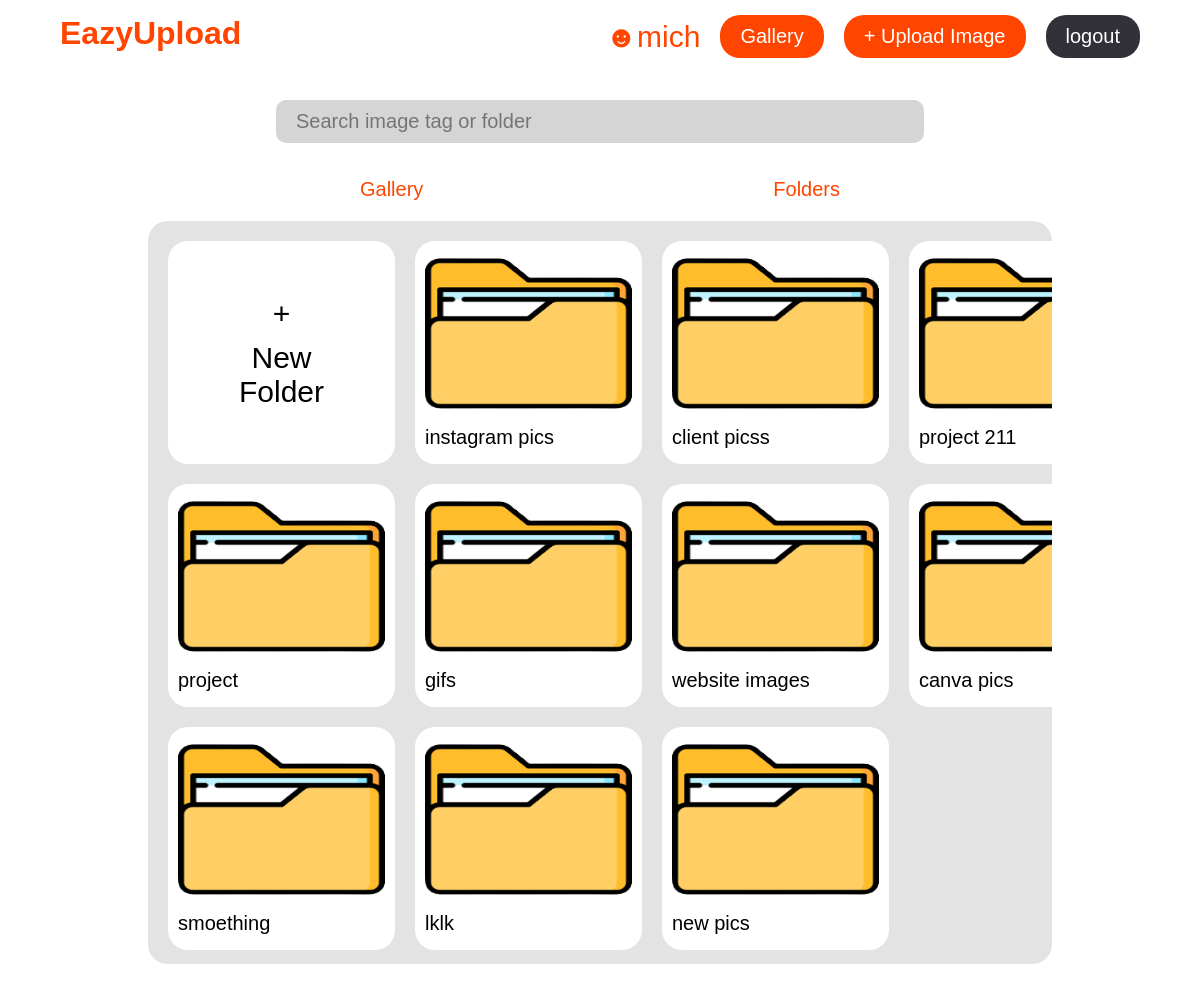
Page /folders/ (signed in) on the committed database.
### app/models.py (models this page shows, shortened)
class Folder(models.Model):
    user = models.ForeignKey(User, on_delete=models.CASCADE, null=True, blank=True)
    name = models.CharField(max_length=100)
    created = models.DateTimeField(auto_now_add=True)

### app/views.py (the view)
# urls.py: path('folders/', folders, name="folders"),
@login_required(login_url='login')
def folders(request):
    q = request.GET.get('q') if request.GET.get('q') != None else ''
    folders = Folder.objects.filter(user = request.user, name__icontains = q)
    context = {
        'folders': folders,
    }
    return render(request, 'app/folders.html', context)

### app/templates/app/folders.html (shortened to what this page needs)
{% extends "app/galleryBase.html" %}
{% load static %}
{% block container %}
<div class="folders">
    <a href="{% url 'create-folder' %}" class="new-folder">
        <p>+</p>
        <p>New Folder</p>
    </a>
    {% for folder in folders  %}
    <a href="{% url 'folder' folder.id %}">
      <div class="folder">
      <img src='{% static "images/folder.png" %}' alt="">
      <p>{{folder.name}}</p>
    </div>
  </a>
    {% endfor %}
    <div></div>
  </div>
{% endblock container %}

### templates/nav.html (shortened to what this page needs)
{% load static %}
<link rel="stylesheet" href='{% static "css/nav.css" %}'>
<header>
    <a href='{% url "welcome" %}' class="logo">
        <h1>EazyUpload</h1>
    </a>
    <nav>
        {% if request.user.is_authenticated %}
        <p> &#x263B;{{request.user.username}}</p>
        <a href='{% url "gallery" %}'>Gallery</a>
        <a href='{% url "upload" %}'>+ Upload Image</a>
        <a href='{% url "logout" %}' class="dark-purple">logout</a>
        {% else %}
        <a href='{% url "login" %}' class="dark-purple">Login</a>
        <a href="{% url 'register' %}">Register</a>
        {% endif %}
    </nav>
</header>

### static/css/base.css (style rules this page uses)
* { margin: 0; padding: 0; text-decoration: none; list-style: none; font-family: sans-serif; }

### static/css/nav.css (style rules this page uses)
header { display: flex; justify-content: space-between; position: fixed; top: 0; right: 0; left: 0; padding: 15px 5%; color: orangered; backdrop-filter: blur(20px); z-index: 10000; }
.logo { color: orangered; }
nav { display: flex; align-items: center; gap: 20px; }
nav a { font-size: 20px; color: white; padding: 10px 20px; background-color: orangered; border-radius: 20px; }
.dark-purple { background-color: #32313A; }
nav p { font-size: 30px; cursor: pointer; }

### static/css/gallery.css (style rules this page uses)
a { color: black; }
.folders { display: grid; grid-template-columns: repeat(4, 227px); gap: 20px; }
.folder { border-radius: 20px; display: flex; flex-direction: column; background-color: white; gap: 10px; cursor: pointer; height: fit-content; padding: 10px; }
.folder img { width: 100%; height: 165px; }
.folder p { font-size: 20px; padding-bottom: 5px; }
.new-folder { border-radius: 20px; display: flex; flex-direction: column; background-color: white; gap: 10px; cursor: pointer; align-items: center; justify-content: center; ; }
.new-folder p { font-size: 30px; width: 50%; text-align: center; }

### rows in the picture
Folder: name "instagram pics"
Folder: name "client picss"
Folder: name "project 211"
Folder: name "project"
Folder: name "gifs"
Folder: name "website images"
Folder: name "canva pics"
Folder: name "smoething"
Folder: name "lklk"
Folder: name "new pics"

### other values in the picture
{{ request.user.username }} "mich"
